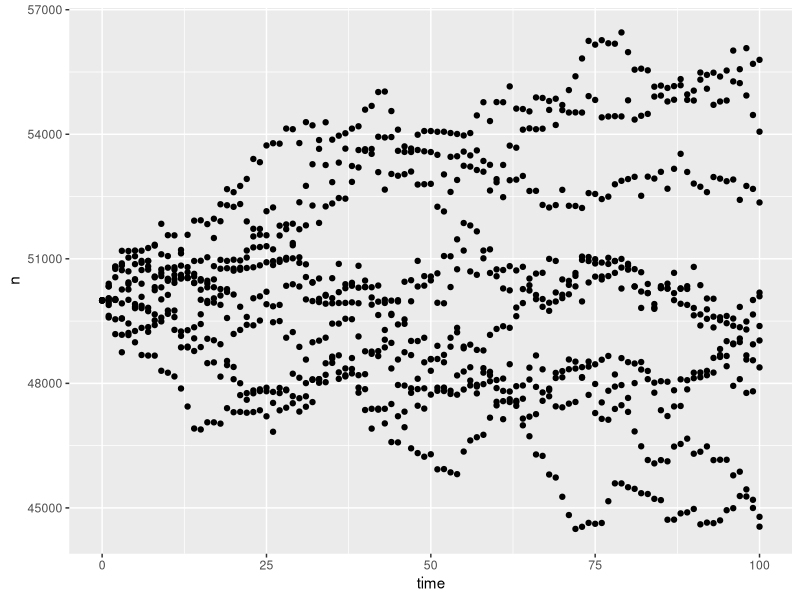
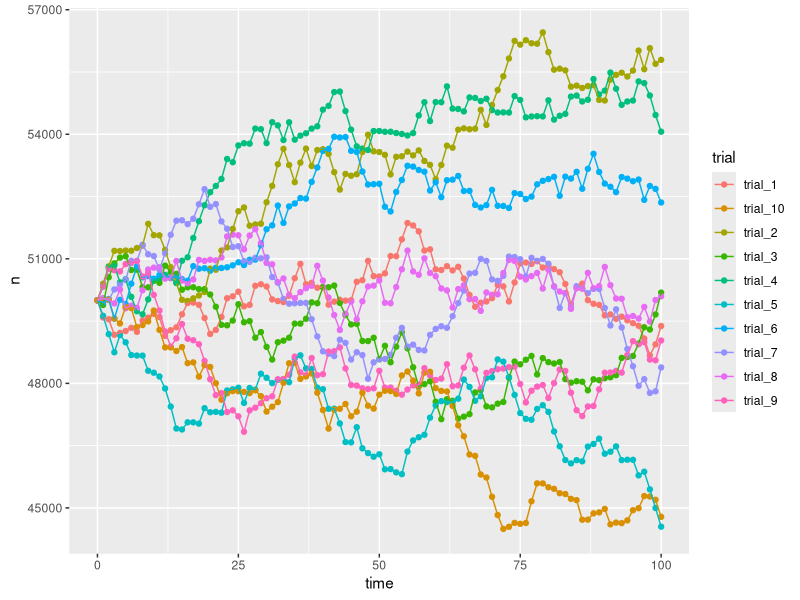
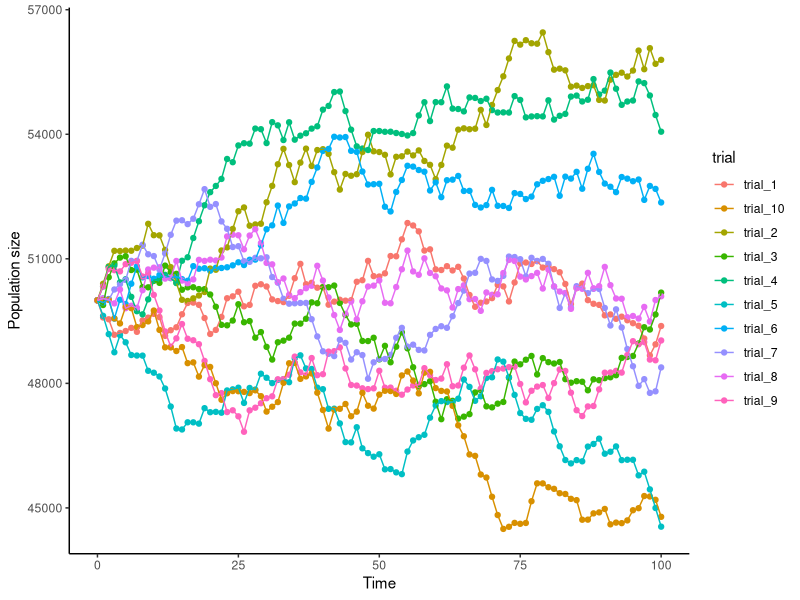
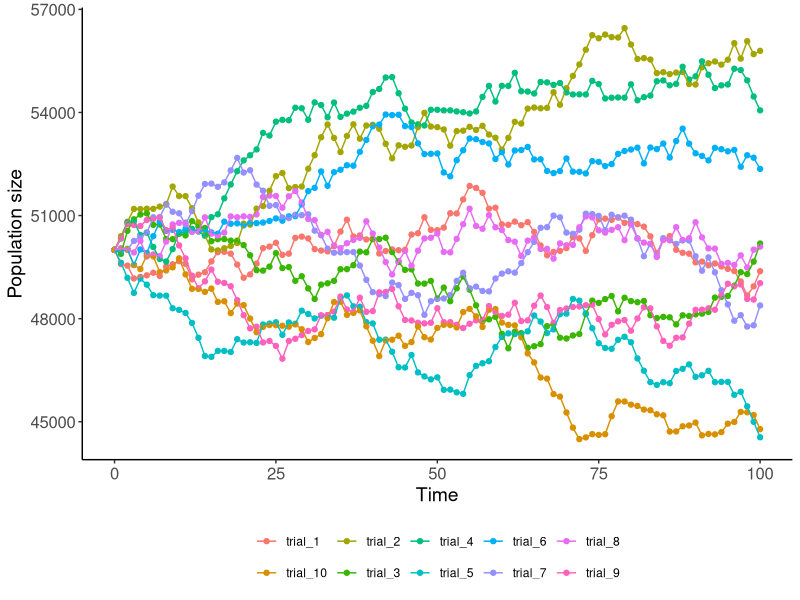
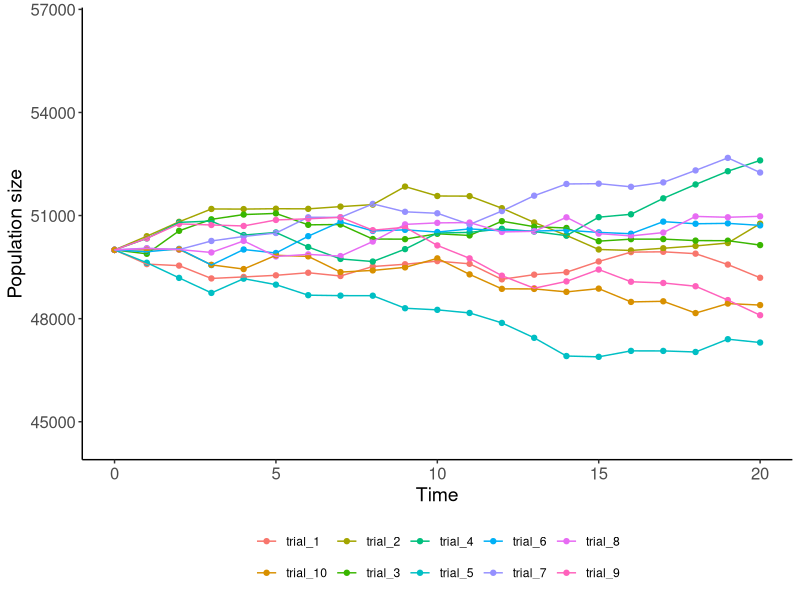
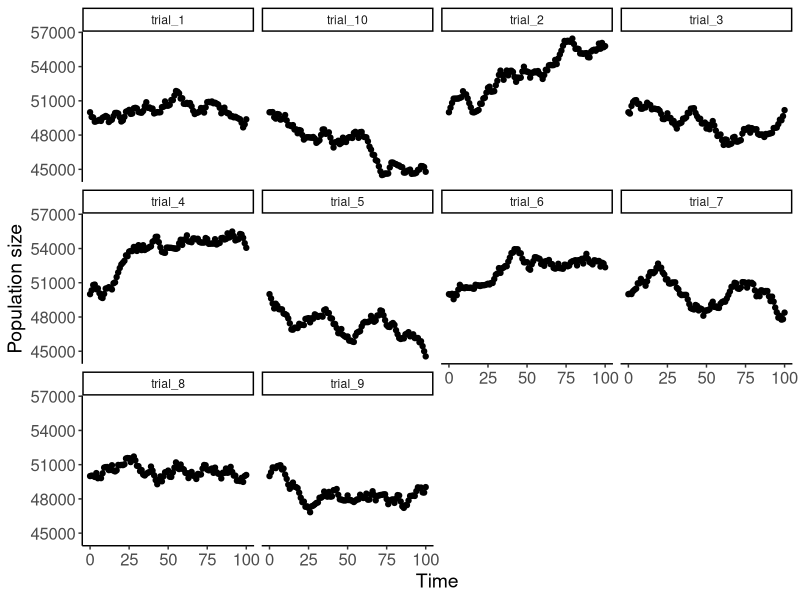
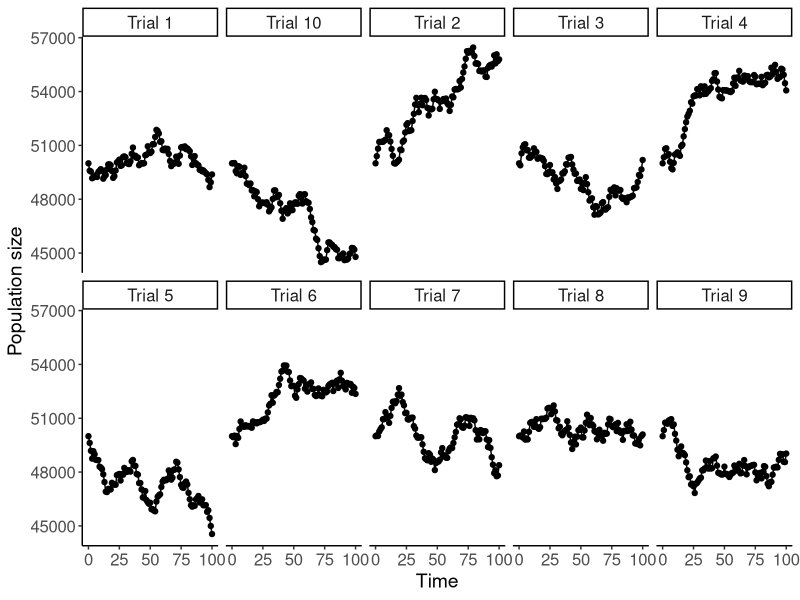
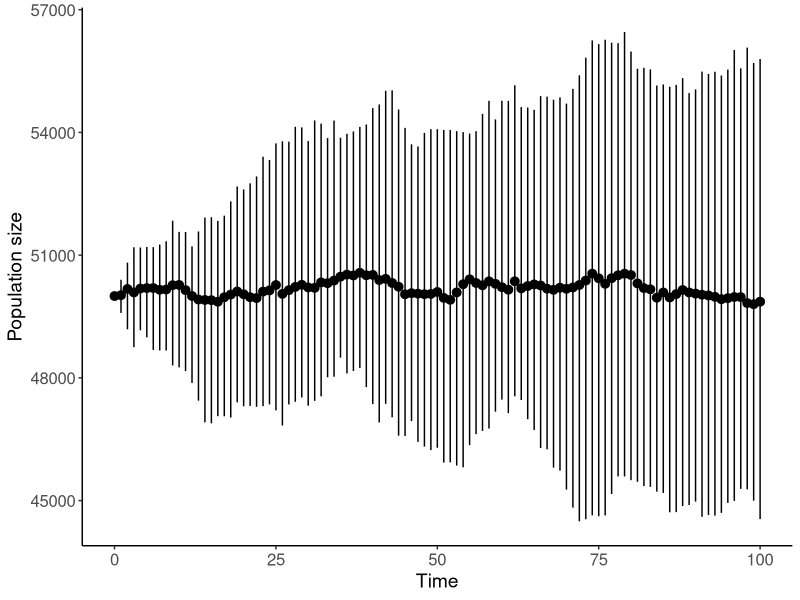

The R script that drew these images, in order:
## ---- chunk 1
knitr::opts_chunk$set(collapse = T, cache = T)
## ---- chunk 2

# make a numeric vector
a = c(1.1,5,3,4)
a

# make a integer vector
b = 1:15
b

# make a character vector 
c = c('a', 'b', 'c')
c 



# summary statistics of sequence of numbers
d = rnorm(n = 40, mean = 6, sd = 2)
mean(d) #mean
median(d) #median
sd(d) #standard deviation
quantile(d, c(0.025, 0.075)) # 95% CI

# math with vectors
e = c(3, 1, 5, 6)
e*4
e*e

## ---- chunk 3
# make a matrix using nrow
m1 = matrix(c(1,2,3,4,5,6), nrow = 2)
m1 

# make a matrix using ncol
m2 = matrix(c(1,2,3,4,5,6), ncol = 2)
m2 

# make a matrix using nrow and by row
m3 = matrix(c(1,2,3,4,5,6), ncol = 2, byrow = T)
m3

## ---- chunk 4
# make a matrix using ncol
m2 = matrix(c(1,2,3,4,5,6), ncol = 2)
m2 

m2[1,2]
m2[4]
# make a matrix using nrow and by row
m3 = matrix(c(1,2,3,4,5,6), ncol = 2, byrow = T)
m3

m3[1,2]
m3[4]

## ---- chunk 5

m2 = matrix(c(1,2,3,4,5,6), ncol = 3)
m2 

m2 + 1 
m2/3

m3 = matrix(c(1,2,3,4,5,6), ncol = 3, byrow = T)
m3

m2 + m3 
m3 - m2

# multply matrix with vector
v = c(1,2,3)

m2*v

# matrix multiplication 
m4 = matrix(c(1,2,3), ncol = 1)
m2 %*% m4

# functions with matrices
m2
sum(m2)
mean(m2)
rowSums(m2)
rowMeans(m2)
colSums(m2)
colMeans(m2)

## ---- chunk 6
for(i in 1:10){
  print(i)
}

for(turtle in 5:10){
  print(turtle)
}

for(flower in 1:nrow(iris)){
  cat('The species for this iteration is ',
      as.character(iris$Species[flower]), '\n')
}


b = 1:10
for (i in 2:10){
  z = b[i] - b[i-1]
  
  cat('z =', z, 'b[i] =', b[i], 'b[i-1] =', b[i-1], '\n')
}


## ---- chunk 7
library(truncnorm)
library(tidyverse)
## ---- chunk 8
# base R
rnorm(5, mean = 0, sd = 1)
runif(5, min = 0, max = 5)
rbinom(5, size = 2, prob = 0.5)
rbinom(5, size = 2, prob = 0.2)

## ---- chunk 9
#library(rtruncnorm)
# truncnorm to truncate normal distribution
rnorm(20, mean = 1, sd = 2)
truncnorm::rtruncnorm(20, mean = 1, sd = 2, a=-Inf, b=Inf)
truncnorm::rtruncnorm(20, mean = 1, sd = 2, a=0, b=2)
## ---- chunk 10
# base R 
b = 1:10
sample(b, size =2, replace = F)

c = 1:5 
sample(c, size = 6, replace = T)

# from list
sample(c('good', 'bad'), size = 8, replace = T)

# change probability
sample(c('good', 'bad'), size = 8, replace = T, prob = c(0.2, 0.8))

# sample matrices from list 
m1 = matrix(c(6,5,4,3,2,1), ncol = 2)
m2 = matrix(c(1,2,3,4,5,6), ncol = 2)
m3 = matrix(c(1,2,3,4,5,6), ncol = 2, byrow = T)

m = list(m1, m2, m3)

sample(m, size = 4, replace = T)

sample(m, size = 4, replace = T, prob = c(0.8, 0.1, 0.1))

## ---- chunk 11
#library(tidyverse)
df = tibble(cond = c('good', 'bad', 'ok'), prob = c(0.5, 0.3, 0.2))

dplyr::sample_n(df, size = 2, replace = F)

dplyr::sample_n(df, size = 3, replace = T)

dplyr::sample_n(df, size = 10, replace = T, weight = prob)
## ---- chunk 12
# table of year conditions
year_type = tibble(cond = c('good', 'average', 'bad'),
              birth = c(500, 300, 100),
              death = c(100, 300, 500),
              prob = c(0.25, 0.5, 0.25))

# beginning size of population
pop_start = 50000 
# number of time iterations to use
time_length = 100
# number of replicate trials to simulate
reps = 10

# for loop for number of reps
for (i in 1:reps){
  # indicate which trial based on i in 1:reps
  trial = paste0('trial_',i)
  # generate a new table to store output with rows 0:time_length for given trial
  pop = tibble(time = 0:time_length, n = NA,
               trial = trial, year = NA, change = NA)
  # for row where time == 0 (initial conditions) make n = to starting population
  pop$n[pop$time == 0] = pop_start
  
  # for loop over all time points 
  for (t in 1:(nrow(pop)-1)){
    # randomly select year conditions from year_type df that is weighted by the probability of occurance
    year = sample_n(year_type, size = 1, weight = prob)
    # randomly generate number of births based on year type conditions 
    birth = round(rnorm(n = 1, mean = year$birth[1], sd = 50))
    # randomly generate number of deaths based on year type conditions 
    death = round(rnorm(n = 1, mean = year$death[1], sd = 50))
    # population size (n) at time t is calculated by adding the difference in births and deaths to the population size where time = t - 1
    pop$n[pop$time == t] = pop$n[pop$time == (t-1)] + birth - death 
    # label year type for time = t
    pop$year[pop$time == t] = year$cond[1]
    # cacluate change in population size at time t
    pop$change[pop$time == t] = birth - death
  }
  
  # this stores the output of each trial in a new tibble (tpop) if it is the first trial then pop is tpop, after first trial then bind the rows of the trial to the rest of the trials 
  if (i ==1){
    tpop = pop
  }else{
    tpop = bind_rows(tpop,pop)
  }
}

head(tpop)
## ---- chunk 13
ggplot(tpop, aes(x = time, y = n))+
  geom_point()
## ---- chunk 14
ggplot(tpop, aes(x = time, y = n, color = trial))+
  geom_point()+
  geom_line()
## ---- chunk 15
ggplot(tpop, aes(x = time, y = n, color = trial))+
  geom_point()+
  geom_line()+
  labs(x = 'Time', y = 'Population size')+
  theme_classic()
## ---- chunk 16
ggplot(tpop, aes(x = time, y = n, color = trial))+
  geom_point()+
  geom_line()+
  labs(x = 'Time', y = 'Population size')+
  theme_classic()+
  theme(axis.title = element_text(size = 14),
        axis.text = element_text(size = 12),
        legend.position = 'bottom',
        legend.title = element_blank())
## ---- chunk 17
ggplot(tpop, aes(x = time, y = n, color = trial))+
  geom_point()+
  geom_line()+
  scale_x_continuous(limits = c(0,20))+
  labs(x = 'Time', y = 'Population size')+
  theme_classic()+
  theme(axis.title = element_text(size = 14),
        axis.text = element_text(size = 12),
        legend.position = 'bottom',
        legend.title = element_blank())
## ---- chunk 18
ggplot(tpop, aes(x = time, y = n))+
  geom_point()+
  geom_line()+
  labs(x = 'Time', y = 'Population size')+
  facet_wrap(~trial)+
  theme_classic()+
  theme(axis.title = element_text(size = 14),
        axis.text = element_text(size = 12),
        legend.position = 'bottom',
        legend.title = element_blank())
## ---- chunk 19
labels = c('trial_1' = 'Trial 1',
          'trial_2' = 'Trial 2',
          'trial_3' = 'Trial 3',
          'trial_4' = 'Trial 4',
          'trial_5' = 'Trial 5',
          'trial_6' = 'Trial 6',
          'trial_7' = 'Trial 7',
          'trial_8' = 'Trial 8',
          'trial_9' = 'Trial 9',
          'trial_10' = 'Trial 10')

ggplot(tpop, aes(x = time, y = n))+
  geom_point()+
  geom_line()+
  labs(x = 'Time', y = 'Population size')+
  facet_wrap(~trial, nrow = 2, labeller = as_labeller(labels))+
  theme_classic()+
  theme(axis.title = element_text(size = 14),
        axis.text = element_text(size = 12),
        legend.position = 'bottom',
        legend.title = element_blank(),
        strip.text = element_text(size = 12))
## ---- chunk 20
ggplot(tpop, aes(x = time, y = n))+
  geom_pointrange(stat = "summary",
                  fun.min = 'min',
                  fun.max = 'max',
                  fun = 'mean')+
  labs(x = 'Time', y = 'Population size')+
  theme_classic()+
  theme(axis.title = element_text(size = 14),
        axis.text = element_text(size = 12))
## ---- chunk 21
ggplot(tpop, aes(x = year, y = change))+
  geom_boxplot()+
  labs(x = 'Type of year', y = expression(Delta*'Population'))+
  theme_bw()
## ---- chunk 22
ggplot(tpop %>% drop_na, aes(x = year, y = change, fill = year))+
  geom_boxplot()+
  labs(x = 'Type of year', y = expression(Delta*'Population'))+
  theme_bw()
## ---- chunk 23

tpop = tpop %>% 
  mutate(year = factor(year, levels = c('good', 'average', 'bad')))%>%
  drop_na

colors = c('good' = 'darkgreen',
           'average' = 'goldenrod',
           'bad' = 'firebrick')

ggplot(tpop, aes(x = year, y = change, fill = year))+
  geom_boxplot()+
  labs(x = 'Type of year', y = expression(Delta*'Population'))+
  scale_fill_manual(values = colors)+
  theme_bw()
## ---- chunk 24
ggplot(tpop, aes(x = year, y = change, fill = year))+
  geom_boxplot()+
  labs(x = 'Type of year', y = expression(Delta*'Population'))+
  scale_x_discrete(labels = c('Good', 'Average', 'Bad'))+
  scale_fill_manual(values = colors)+
  theme_bw()+
  theme(axis.title = element_text(size = 18), 
        axis.text.y = element_text(size = 18, colour = "black"), 
        axis.text.x = element_text(size = 14, colour = "black"), 
        legend.position = 'none',
        legend.title = element_blank(),
        strip.text.x = element_text(size = 18),
        legend.text = element_text(size = 12))
